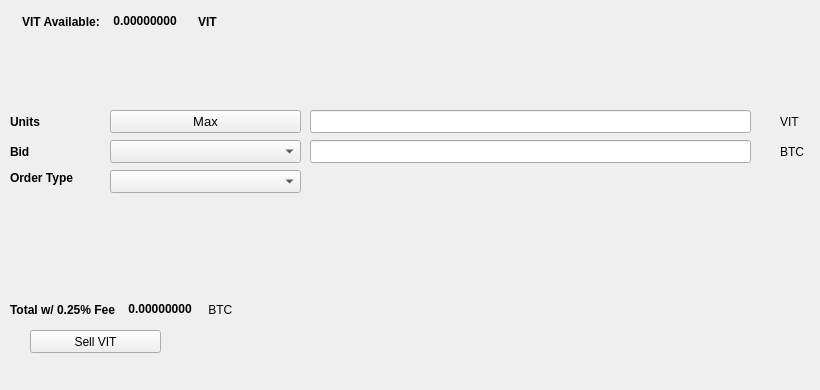
   <widget class="QWidget" name="SellTab">
    <attribute name="title">
     <string>Sell</string>
    </attribute>
    <widget class="QLabel" name="label_16">
     <property name="geometry">
      <rect>
       <x>780</x>
       <y>140</y>
       <width>31</width>
       <height>23</height>
      </rect>
     </property>
     <property name="text">
      <string>BTC</string>
     </property>
    </widget>
    <widget class="QComboBox" name="SellBidcomboBox">
     <property name="geometry">
      <rect>
       <x>110</x>
       <y>140</y>
       <width>191</width>
       <height>23</height>
      </rect>
     </property>
     <property name="font">
      <font>
       <pointsize>10</pointsize>
      </font>
     </property>
    </widget>
    <widget class="QLabel" name="label_18">
     <property name="geometry">
      <rect>
       <x>10</x>
       <y>110</y>
       <width>46</width>
       <height>23</height>
      </rect>
     </property>
     <property name="font">
      <font>
       <weight>75</weight>
       <bold>true</bold>
      </font>
     </property>
     <property name="text">
      <string>Units</string>
     </property>
    </widget>
    <widget class="QPushButton" name="Sell_Max_Amount">
     <property name="geometry">
      <rect>
       <x>110</x>
       <y>110</y>
       <width>191</width>
       <height>23</height>
      </rect>
     </property>
     <property name="font">
      <font>
       <pointsize>10</pointsize>
      </font>
     </property>
     <property name="text">
      <string>Max</string>
     </property>
    </widget>
    <widget class="QLabel" name="label_20">
     <property name="geometry">
      <rect>
       <x>10</x>
       <y>170</y>
       <width>91</width>
       <height>16</height>
      </rect>
     </property>
     <property name="font">
      <font>
       <weight>75</weight>
       <bold>true</bold>
      </font>
     </property>
     <property name="text">
      <string>Order Type</string>
     </property>
    </widget>
    <widget class="QComboBox" name="SellOrdertypeCombo">
     <property name="geometry">
      <rect>
       <x>110</x>
       <y>170</y>
       <width>191</width>
       <height>23</height>
      </rect>
     </property>
     <property name="font">
      <font>
       <pointsize>10</pointsize>
      </font>
     </property>
    </widget>
    <widget class="QLabel" name="label_21">
     <property name="geometry">
      <rect>
       <x>10</x>
       <y>140</y>
       <width>46</width>
       <height>23</height>
      </rect>
     </property>
     <property name="font">
      <font>
       <weight>75</weight>
       <bold>true</bold>
      </font>
     </property>
     <property name="text">
      <string>Bid</string>
     </property>
    </widget>
    <widget class="QLabel" name="label_22">
     <property name="geometry">
      <rect>
       <x>780</x>
       <y>110</y>
       <width>31</width>
       <height>23</height>
      </rect>
     </property>
     <property name="text">
      <string>VIT</string>
     </property>
    </widget>
    <widget class="QLineEdit" name="UnitsInputVIT">
     <property name="geometry">
      <rect>
       <x>310</x>
       <y>110</y>
       <width>441</width>
       <height>23</height>
      </rect>
     </property>
     <property name="font">
      <font>
       <pointsize>9</pointsize>
       <weight>75</weight>
       <bold>true</bold>
      </font>
     </property>
    </widget>
    <widget class="QLineEdit" name="SellBidPriceEdit">
     <property name="geometry">
      <rect>
       <x>310</x>
       <y>140</y>
       <width>441</width>
       <height>23</height>
      </rect>
     </property>
     <property name="font">
      <font>
       <pointsize>9</pointsize>
       <weight>75</weight>
       <bold>true</bold>
      </font>
     </property>
    </widget>
    <widget class="QPushButton" name="SellVITBTN">
     <property name="geometry">
      <rect>
       <x>30</x>
       <y>330</y>
       <width>131</width>
       <height>23</height>
      </rect>
     </property>
     <property name="text">
      <string>Sell VIT</string>
     </property>
     <property name="icon">
      <iconset resource="../vitae">
       <normaloff>:/icons/bitcoin</normaloff>:/icons/bitcoin</iconset>
     </property>
    </widget>
    <widget class="QWidget" name="layoutWidget3">
     <property name="geometry">
      <rect>
       <x>22</x>
       <y>12</y>
       <width>258</width>
       <height>19</height>
      </rect>
     </property>
     <layout class="QHBoxLayout" name="horizontalLayout">
      <item>
       <widget class="QLabel" name="label232_2">
        <property name="font">
         <font>
          <weight>75</weight>
          <bold>true</bold>
         </font>
        </property>
        <property name="text">
         <string>VIT Available:</string>
        </property>
       </widget>
      </item>
      <item>
       <widget class="QLabel" name="VITAvailableLabel">
        <property name="palette">
         <palette>
          <active>
           <colorrole role="WindowText">
            <brush brushstyle="SolidPattern">
             <color alpha="255">
              <red>0</red>
              <green>0</green>
              <blue>0</blue>
             </color>
            </brush>
           </colorrole>
           <colorrole role="Button">
            <brush brushstyle="SolidPattern">
             <color alpha="255">
              <red>0</red>
              <green>170</green>
              <blue>0</blue>
             </color>
            </brush>
           </colorrole>
           <colorrole role="Light">
            <brush brushstyle="SolidPattern">
             <color alpha="255">
              <red>0</red>
              <green>255</green>
              <blue>0</blue>
             </color>
            </brush>
           </colorrole>
           <colorrole role="Midlight">
            <brush brushstyle="SolidPattern">
             <color alpha="255">
              <red>0</red>
              <green>212</green>
              <blue>0</blue>
             </color>
            </brush>
           </colorrole>
           <colorrole role="Dark">
            <brush brushstyle="SolidPattern">
             <color alpha="255">
              <red>0</red>
              <green>85</green>
              <blue>0</blue>
             </color>
            </brush>
           </colorrole>
           <colorrole role="Mid">
            <brush brushstyle="SolidPattern">
             <color alpha="255">
              <red>0</red>
              <green>113</green>
              <blue>0</blue>
             </color>
            </brush>
           </colorrole>
           <colorrole role="Text">
            <brush brushstyle="SolidPattern">
             <color alpha="255">
              <red>0</red>
              <green>170</green>
              <blue>0</blue>
             </color>
            </brush>
           </colorrole>
           <colorrole role="BrightText">
            <brush brushstyle="SolidPattern">
             <color alpha="255">
              <red>255</red>
              <green>255</green>
              <blue>255</blue>
             </color>
            </brush>
           </colorrole>
           <colorrole role="ButtonText">
            <brush brushstyle="SolidPattern">
             <color alpha="255">
              <red>0</red>
              <green>0</green>
              <blue>0</blue>
             </color>
            </brush>
           </colorrole>
           <colorrole role="Base">
            <brush brushstyle="SolidPattern">
             <color alpha="255">
              <red>255</red>
              <green>255</green>
              <blue>255</blue>
             </color>
            </brush>
           </colorrole>
           <colorrole role="Window">
            <brush brushstyle="SolidPattern">
             <color alpha="255">
              <red>0</red>
              <green>170</green>
              <blue>0</blue>
             </color>
            </brush>
           </colorrole>
           <colorrole role="Shadow">
            <brush brushstyle="SolidPattern">
             <color alpha="255">
              <red>0</red>
              <green>0</green>
              <blue>0</blue>
             </color>
            </brush>
           </colorrole>
           <colorrole role="AlternateBase">
            <brush brushstyle="SolidPattern">
             <color alpha="255">
              <red>127</red>
              <green>212</green>
              <blue>127</blue>
             </color>
            </brush>
           </colorrole>
           <colorrole role="ToolTipBase">
            <brush brushstyle="SolidPattern">
             <color alpha="255">
              <red>255</red>
              <green>255</green>
              <blue>220</blue>
             </color>
            </brush>
           </colorrole>
           <colorrole role="ToolTipText">
            <brush brushstyle="SolidPattern">
             <color alpha="255">
              <red>0</red>
              <green>0</green>
              <blue>0</blue>
             </color>
            </brush>
           </colorrole>
          </active>
          <inactive>
           <colorrole role="WindowText">
            <brush brushstyle="SolidPattern">
             <color alpha="255">
              <red>0</red>
              <green>0</green>
              <blue>0</blue>
             </color>
            </brush>
           </colorrole>
           <colorrole role="Button">
            <brush brushstyle="SolidPattern">
             <color alpha="255">
              <red>0</red>
              <green>170</green>
              <blue>0</blue>
             </color>
            </brush>
           </colorrole>
           <colorrole role="Light">
            <brush brushstyle="SolidPattern">
             <color alpha="255">
              <red>0</red>
              <green>255</green>
              <blue>0</blue>
             </color>
            </brush>
           </colorrole>
           <colorrole role="Midlight">
            <brush brushstyle="SolidPattern">
             <color alpha="255">
              <red>0</red>
              <green>212</green>
              <blue>0</blue>
             </color>
            </brush>
           </colorrole>
           <colorrole role="Dark">
            <brush brushstyle="SolidPattern">
             <color alpha="255">
              <red>0</red>
              <green>85</green>
              <blue>0</blue>
             </color>
            </brush>
           </colorrole>
           <colorrole role="Mid">
            <brush brushstyle="SolidPattern">
             <color alpha="255">
              <red>0</red>
              <green>113</green>
              <blue>0</blue>
             </color>
            </brush>
           </colorrole>
           <colorrole role="Text">
            <brush brushstyle="SolidPattern">
             <color alpha="255">
              <red>0</red>
              <green>170</green>
              <blue>0</blue>
             </color>
            </brush>
           </colorrole>
           <colorrole role="BrightText">
            <brush brushstyle="SolidPattern">
             <color alpha="255">
              <red>255</red>
              <green>255</green>
              <blue>255</blue>
             </color>
            </brush>
           </colorrole>
           <colorrole role="ButtonText">
            <brush brushstyle="SolidPattern">
             <color alpha="255">
              <red>0</red>
              <green>0</green>
              <blue>0</blue>
             </color>
            </brush>
           </colorrole>
           <colorrole role="Base">
            <brush brushstyle="SolidPattern">
             <color alpha="255">
              <red>255</red>
              <green>255</green>
              <blue>255</blue>
             </color>
            </brush>
           </colorrole>
           <colorrole role="Window">
            <brush brushstyle="SolidPattern">
             <color alpha="255">
              <red>0</red>
              <green>170</green>
              <blue>0</blue>
             </color>
            </brush>
           </colorrole>
           <colorrole role="Shadow">
            <brush brushstyle="SolidPattern">
             <color alpha="255">
              <red>0</red>
              <green>0</green>
              <blue>0</blue>
             </color>
            </brush>
           </colorrole>
           <colorrole role="AlternateBase">
            <brush brushstyle="SolidPattern">
             <color alpha="255">
              <red>127</red>
              <green>212</green>
              <blue>127</blue>
             </color>
            </brush>
           </colorrole>
           <colorrole role="ToolTipBase">
            <brush brushstyle="SolidPattern">
             <color alpha="255">
              <red>255</red>
              <green>255</green>
              <blue>220</blue>
             </color>
            </brush>
           </colorrole>
           <colorrole role="ToolTipText">
            <brush brushstyle="SolidPattern">
             <color alpha="255">
              <red>0</red>
              <green>0</green>
              <blue>0</blue>
             </color>
            </brush>
           </colorrole>
          </inactive>
          <disabled>
           <colorrole role="WindowText">
            <brush brushstyle="SolidPattern">
             <color alpha="255">
              <red>0</red>
              <green>85</green>
              <blue>0</blue>
             </color>
            </brush>
           </colorrole>
           <colorrole role="Button">
            <brush brushstyle="SolidPattern">
             <color alpha="255">
              <red>0</red>
              <green>170</green>
              <blue>0</blue>
             </color>
            </brush>
           </colorrole>
           <colorrole role="Light">
            <brush brushstyle="SolidPattern">
             <color alpha="255">
              <red>0</red>
              <green>255</green>
              <blue>0</blue>
             </color>
            </brush>
           </colorrole>
           <colorrole role="Midlight">
            <brush brushstyle="SolidPattern">
             <color alpha="255">
              <red>0</red>
              <green>212</green>
              <blue>0</blue>
             </color>
            </brush>
           </colorrole>
           <colorrole role="Dark">
            <brush brushstyle="SolidPattern">
             <color alpha="255">
              <red>0</red>
              <green>85</green>
              <blue>0</blue>
             </color>
            </brush>
           </colorrole>
           <colorrole role="Mid">
            <brush brushstyle="SolidPattern">
             <color alpha="255">
              <red>0</red>
              <green>113</green>
              <blue>0</blue>
             </color>
            </brush>
           </colorrole>
           <colorrole role="Text">
            <brush brushstyle="SolidPattern">
             <color alpha="255">
              <red>0</red>
              <green>85</green>
              <blue>0</blue>
             </color>
            </brush>
           </colorrole>
           <colorrole role="BrightText">
            <brush brushstyle="SolidPattern">
             <color alpha="255">
              <red>255</red>
              <green>255</green>
              <blue>255</blue>
             </color>
            </brush>
           </colorrole>
           <colorrole role="ButtonText">
            <brush brushstyle="SolidPattern">
             <color alpha="255">
              <red>0</red>
              <green>85</green>
              <blue>0</blue>
             </color>
            </brush>
           </colorrole>
           <colorrole role="Base">
            <brush brushstyle="SolidPattern">
             <color alpha="255">
              <red>0</red>
              <green>170</green>
              <blue>0</blue>
             </color>
            </brush>
           </colorrole>
           <colorrole role="Window">
            <brush brushstyle="SolidPattern">
             <color alpha="255">
              <red>0</red>
              <green>170</green>
              <blue>0</blue>
             </color>
            </brush>
           </colorrole>
           <colorrole role="Shadow">
            <brush brushstyle="SolidPattern">
             <color alpha="255">
              <red>0</red>
              <green>0</green>
              <blue>0</blue>
             </color>
            </brush>
           </colorrole>
           <colorrole role="AlternateBase">
            <brush brushstyle="SolidPattern">
             <color alpha="255">
              <red>0</red>
              <green>170</green>
              <blue>0</blue>
             </color>
            </brush>
           </colorrole>
           <colorrole role="ToolTipBase">
            <brush brushstyle="SolidPattern">
             <color alpha="255">
              <red>255</red>
              <green>255</green>
              <blue>220</blue>
             </color>
            </brush>
           </colorrole>
           <colorrole role="ToolTipText">
            <brush brushstyle="SolidPattern">
             <color alpha="255">
              <red>0</red>
              <green>0</green>
              <blue>0</blue>
             </color>
            </brush>
           </colorrole>
          </disabled>
         </palette>
        </property>
        <property name="font">
         <font>
          <weight>75</weight>
          <bold>true</bold>
         </font>
        </property>
        <property name="text">
         <string> 0.00000000 </string>
        </property>
        <property name="textInteractionFlags">
         <set>Qt::LinksAccessibleByMouse|Qt::TextSelectableByKeyboard|Qt::TextSelectableByMouse</set>
        </property>
       </widget>
      </item>
      <item>
       <widget class="QLabel" name="labelVIT">
        <property name="font">
         <font>
          <weight>75</weight>
          <bold>true</bold>
         </font>
        </property>
        <property name="text">
         <string>VIT</string>
        </property>
       </widget>
      </item>
     </layout>
    </widget>
    <widget class="QWidget" name="layoutWidget">
     <property name="geometry">
      <rect>
       <x>10</x>
       <y>300</y>
       <width>268</width>
       <height>19</height>
      </rect>
     </property>
     <layout class="QHBoxLayout" name="horizontalLayout_2">
      <item>
       <widget class="QLabel" name="label_19">
        <property name="font">
         <font>
          <weight>75</weight>
          <bold>true</bold>
         </font>
        </property>
        <property name="text">
         <string>Total w/ 0.25% Fee </string>
        </property>
       </widget>
      </item>
      <item>
       <widget class="QLabel" name="SellCostLabel">
        <property name="palette">
         <palette>
          <active>
           <colorrole role="WindowText">
            <brush brushstyle="SolidPattern">
             <color alpha="255">
              <red>0</red>
              <green>0</green>
              <blue>0</blue>
             </color>
            </brush>
           </colorrole>
           <colorrole role="Button">
            <brush brushstyle="SolidPattern">
             <color alpha="255">
              <red>0</red>
              <green>170</green>
              <blue>0</blue>
             </color>
            </brush>
           </colorrole>
           <colorrole role="Light">
            <brush brushstyle="SolidPattern">
             <color alpha="255">
              <red>0</red>
              <green>255</green>
              <blue>0</blue>
             </color>
            </brush>
           </colorrole>
           <colorrole role="Midlight">
            <brush brushstyle="SolidPattern">
             <color alpha="255">
              <red>0</red>
              <green>212</green>
              <blue>0</blue>
             </color>
            </brush>
           </colorrole>
           <colorrole role="Dark">
            <brush brushstyle="SolidPattern">
             <color alpha="255">
              <red>0</red>
              <green>85</green>
              <blue>0</blue>
             </color>
            </brush>
           </colorrole>
           <colorrole role="Mid">
            <brush brushstyle="SolidPattern">
             <color alpha="255">
              <red>0</red>
              <green>113</green>
              <blue>0</blue>
             </color>
            </brush>
           </colorrole>
           <colorrole role="Text">
            <brush brushstyle="SolidPattern">
             <color alpha="255">
              <red>0</red>
              <green>170</green>
              <blue>0</blue>
             </color>
            </brush>
           </colorrole>
           <colorrole role="BrightText">
            <brush brushstyle="SolidPattern">
             <color alpha="255">
              <red>255</red>
              <green>255</green>
              <blue>255</blue>
             </color>
            </brush>
           </colorrole>
           <colorrole role="ButtonText">
            <brush brushstyle="SolidPattern">
             <color alpha="255">
              <red>0</red>
              <green>0</green>
              <blue>0</blue>
             </color>
            </brush>
           </colorrole>
           <colorrole role="Base">
            <brush brushstyle="SolidPattern">
             <color alpha="255">
              <red>255</red>
              <green>255</green>
              <blue>255</blue>
             </color>
            </brush>
           </colorrole>
           <colorrole role="Window">
            <brush brushstyle="SolidPattern">
             <color alpha="255">
              <red>0</red>
              <green>170</green>
              <blue>0</blue>
             </color>
            </brush>
           </colorrole>
           <colorrole role="Shadow">
            <brush brushstyle="SolidPattern">
             <color alpha="255">
              <red>0</red>
              <green>0</green>
              <blue>0</blue>
             </color>
            </brush>
           </colorrole>
           <colorrole role="AlternateBase">
            <brush brushstyle="SolidPattern">
             <color alpha="255">
              <red>127</red>
              <green>212</green>
              <blue>127</blue>
             </color>
            </brush>
           </colorrole>
           <colorrole role="ToolTipBase">
            <brush brushstyle="SolidPattern">
             <color alpha="255">
              <red>255</red>
              <green>255</green>
              <blue>220</blue>
             </color>
            </brush>
           </colorrole>
           <colorrole role="ToolTipText">
            <brush brushstyle="SolidPattern">
             <color alpha="255">
              <red>0</red>
              <green>0</green>
              <blue>0</blue>
             </color>
            </brush>
           </colorrole>
          </active>
          <inactive>
           <colorrole role="WindowText">
            <brush brushstyle="SolidPattern">
             <color alpha="255">
              <red>0</red>
              <green>0</green>
              <blue>0</blue>
             </color>
            </brush>
           </colorrole>
           <colorrole role="Button">
            <brush brushstyle="SolidPattern">
             <color alpha="255">
              <red>0</red>
              <green>170</green>
              <blue>0</blue>
             </color>
            </brush>
           </colorrole>
           <colorrole role="Light">
            <brush brushstyle="SolidPattern">
             <color alpha="255">
              <red>0</red>
              <green>255</green>
              <blue>0</blue>
             </color>
            </brush>
           </colorrole>
           <colorrole role="Midlight">
            <brush brushstyle="SolidPattern">
             <color alpha="255">
              <red>0</red>
              <green>212</green>
              <blue>0</blue>
             </color>
            </brush>
           </colorrole>
           <colorrole role="Dark">
            <brush brushstyle="SolidPattern">
             <color alpha="255">
              <red>0</red>
              <green>85</green>
              <blue>0</blue>
             </color>
            </brush>
           </colorrole>
           <colorrole role="Mid">
            <brush brushstyle="SolidPattern">
             <color alpha="255">
              <red>0</red>
              <green>113</green>
              <blue>0</blue>
             </color>
            </brush>
           </colorrole>
           <colorrole role="Text">
            <brush brushstyle="SolidPattern">
             <color alpha="255">
              <red>0</red>
              <green>170</green>
              <blue>0</blue>
             </color>
            </brush>
           </colorrole>
           <colorrole role="BrightText">
            <brush brushstyle="SolidPattern">
             <color alpha="255">
              <red>255</red>
              <green>255</green>
              <blue>255</blue>
             </color>
            </brush>
           </colorrole>
           <colorrole role="ButtonText">
            <brush brushstyle="SolidPattern">
             <color alpha="255">
              <red>0</red>
              <green>0</green>
              <blue>0</blue>
             </color>
            </brush>
           </colorrole>
           <colorrole role="Base">
            <brush brushstyle="SolidPattern">
             <color alpha="255">
              <red>255</red>
              <green>255</green>
              <blue>255</blue>
             </color>
            </brush>
           </colorrole>
           <colorrole role="Window">
            <brush brushstyle="SolidPattern">
             <color alpha="255">
              <red>0</red>
              <green>170</green>
              <blue>0</blue>
             </color>
            </brush>
           </colorrole>
           <colorrole role="Shadow">
            <brush brushstyle="SolidPattern">
             <color alpha="255">
              <red>0</red>
              <green>0</green>
              <blue>0</blue>
             </color>
            </brush>
           </colorrole>
           <colorrole role="AlternateBase">
            <brush brushstyle="SolidPattern">
             <color alpha="255">
              <red>127</red>
              <green>212</green>
              <blue>127</blue>
             </color>
            </brush>
           </colorrole>
           <colorrole role="ToolTipBase">
            <brush brushstyle="SolidPattern">
             <color alpha="255">
              <red>255</red>
              <green>255</green>
              <blue>220</blue>
             </color>
            </brush>
           </colorrole>
           <colorrole role="ToolTipText">
            <brush brushstyle="SolidPattern">
             <color alpha="255">
              <red>0</red>
              <green>0</green>
              <blue>0</blue>
             </color>
            </brush>
           </colorrole>
          </inactive>
          <disabled>
           <colorrole role="WindowText">
            <brush brushstyle="SolidPattern">
             <color alpha="255">
              <red>0</red>
              <green>85</green>
              <blue>0</blue>
             </color>
            </brush>
           </colorrole>
           <colorrole role="Button">
            <brush brushstyle="SolidPattern">
             <color alpha="255">
              <red>0</red>
              <green>170</green>
              <blue>0</blue>
             </color>
            </brush>
           </colorrole>
           <colorrole role="Light">
            <brush brushstyle="SolidPattern">
             <color alpha="255">
              <red>0</red>
              <green>255</green>
              <blue>0</blue>
             </color>
            </brush>
           </colorrole>
           <colorrole role="Midlight">
            <brush brushstyle="SolidPattern">
             <color alpha="255">
              <red>0</red>
              <green>212</green>
              <blue>0</blue>
             </color>
            </brush>
           </colorrole>
           <colorrole role="Dark">
            <brush brushstyle="SolidPattern">
             <color alpha="255">
              <red>0</red>
              <green>85</green>
              <blue>0</blue>
             </color>
            </brush>
           </colorrole>
           <colorrole role="Mid">
            <brush brushstyle="SolidPattern">
             <color alpha="255">
              <red>0</red>
              <green>113</green>
              <blue>0</blue>
             </color>
            </brush>
           </colorrole>
           <colorrole role="Text">
            <brush brushstyle="SolidPattern">
             <color alpha="255">
              <red>0</red>
              <green>85</green>
              <blue>0</blue>
             </color>
            </brush>
           </colorrole>
           <colorrole role="BrightText">
            <brush brushstyle="SolidPattern">
             <color alpha="255">
              <red>255</red>
              <green>255</green>
              <blue>255</blue>
             </color>
            </brush>
           </colorrole>
           <colorrole role="ButtonText">
            <brush brushstyle="SolidPattern">
             <color alpha="255">
              <red>0</red>
              <green>85</green>
              <blue>0</blue>
             </color>
            </brush>
           </colorrole>
           <colorrole role="Base">
            <brush brushstyle="SolidPattern">
             <color alpha="255">
              <red>0</red>
              <green>170</green>
              <blue>0</blue>
             </color>
            </brush>
           </colorrole>
           <colorrole role="Window">
            <brush brushstyle="SolidPattern">
             <color alpha="255">
              <red>0</red>
              <green>170</green>
              <blue>0</blue>
             </color>
            </brush>
           </colorrole>
           <colorrole role="Shadow">
            <brush brushstyle="SolidPattern">
             <color alpha="255">
              <red>0</red>
              <green>0</green>
              <blue>0</blue>
             </color>
            </brush>
           </colorrole>
           <colorrole role="AlternateBase">
            <brush brushstyle="SolidPattern">
             <color alpha="255">
              <red>0</red>
              <green>170</green>
              <blue>0</blue>
             </color>
            </brush>
           </colorrole>
           <colorrole role="ToolTipBase">
            <brush brushstyle="SolidPattern">
             <color alpha="255">
              <red>255</red>
              <green>255</green>
              <blue>220</blue>
             </color>
            </brush>
           </colorrole>
           <colorrole role="ToolTipText">
            <brush brushstyle="SolidPattern">
             <color alpha="255">
              <red>0</red>
              <green>0</green>
              <blue>0</blue>
             </color>
            </brush>
           </colorrole>
          </disabled>
         </palette>
        </property>
        <property name="font">
         <font>
          <weight>75</weight>
          <bold>true</bold>
         </font>
        </property>
        <property name="autoFillBackground">
         <bool>false</bool>
        </property>
        <property name="text">
         <string> 0.00000000</string>
        </property>
        <property name="textInteractionFlags">
         <set>Qt::LinksAccessibleByMouse|Qt::TextSelectableByMouse</set>
        </property>
       </widget>
      </item>
      <item>
       <widget class="QLabel" name="label_17">
        <property name="font">
         <font>
          <weight>50</weight>
          <bold>false</bold>
         </font>
        </property>
        <property name="text">
         <string> BTC</string>
        </property>
       </widget>
      </item>
     </layout>
    </widget>
    <widget class="QLabel" name="label_23">
     <property name="geometry">
      <rect>
       <x>460</x>
       <y>300</y>
       <width>281</width>
       <height>81</height>
      </rect>
     </property>
     <property name="text">
      <string/>
     </property>
     <property name="pixmap">
      <pixmap>:/images/bittrex</pixmap>
     </property>
    </widget>
   </widget>
